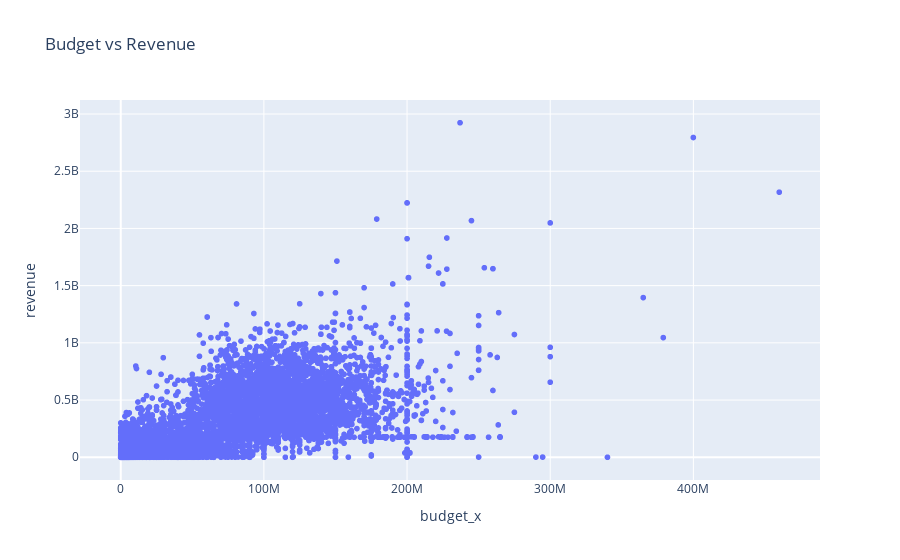

Notebook code for this chart:
### Code cell
fig = px.scatter(df, x='budget_x', y='revenue', title='Budget vs Revenue')
fig.show()

### Figure 1 — Plotly figure (JSON) as saved in the notebook; plotly's stock layout.template omitted (floating-point values rounded to 4 significant figures; data arrays with more than 128 entries replaced by an {"elided": "..."} marker saying what was removed)
{"data": [{"hovertemplate": "budget_x=%{x}<br>revenue=%{y}<extra></extra>", "legendgroup": "", "marker": {"color": "#636efa", "symbol": "circle"}, "mode": "markers", "name": "", "showlegend": false, "type": "scattergl", "x": {"elided": "10178 float values"}, "xaxis": "x", "y": {"elided": "10178 float values"}, "yaxis": "y"}], "layout": {"legend": {"tracegroupgap": 0}, "title": {"text": "Budget vs Revenue"}, "xaxis": {"anchor": "y", "domain": [0, 1], "title": {"text": "budget_x"}}, "yaxis": {"anchor": "x", "domain": [0, 1], "title": {"text": "revenue"}}}}
